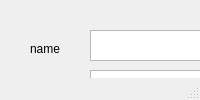
<?xml version="1.0" encoding="UTF-8"?>
<ui version="4.0">
 <class>MainWindow</class>
 <widget class="QMainWindow" name="MainWindow">
  <property name="tabletTracking">
   <bool>false</bool>
  </property>
  <property name="contextMenuPolicy">
   <enum>Qt::NoContextMenu</enum>
  </property>
  <property name="windowTitle">
   <string>rigister</string>
  </property>
  <property name="windowIcon">
   <iconset>
    <normaloff>icon.png</normaloff>icon.png</iconset>
  </property>
  <property name="autoFillBackground">
   <bool>true</bool>
  </property>
  <property name="animated">
   <bool>true</bool>
  </property>
  <property name="tabShape">
   <enum>QTabWidget::Rounded</enum>
  </property>
  <widget class="QWidget" name="centralwidget">
   <widget class="QPushButton" name="pushButton">
    <property name="geometry">
     <rect>
      <x>130</x>
      <y>370</y>
      <width>83</width>
      <height>25</height>
     </rect>
    </property>
    <property name="text">
     <string>PushButton</string>
    </property>
   </widget>
   <widget class="QTextEdit" name="textEdit">
    <property name="geometry">
     <rect>
      <x>90</x>
      <y>30</y>
      <width>231</width>
      <height>31</height>
     </rect>
    </property>
   </widget>
   <widget class="QLabel" name="label">
    <property name="geometry">
     <rect>
      <x>30</x>
      <y>40</y>
      <width>64</width>
      <height>17</height>
     </rect>
    </property>
    <property name="text">
     <string>name</string>
    </property>
   </widget>
   <widget class="QTextEdit" name="textEdit_2">
    <property name="geometry">
     <rect>
      <x>90</x>
      <y>130</y>
      <width>231</width>
      <height>31</height>
     </rect>
    </property>
   </widget>
   <widget class="QLabel" name="label_2">
    <property name="geometry">
     <rect>
      <x>30</x>
      <y>140</y>
      <width>64</width>
      <height>17</height>
     </rect>
    </property>
    <property name="text">
     <string>name</string>
    </property>
   </widget>
   <widget class="QTextEdit" name="textEdit_3">
    <property name="geometry">
     <rect>
      <x>90</x>
      <y>170</y>
      <width>231</width>
      <height>31</height>
     </rect>
    </property>
   </widget>
   <widget class="QLabel" name="label_3">
    <property name="geometry">
     <rect>
      <x>30</x>
      <y>180</y>
      <width>64</width>
      <height>17</height>
     </rect>
    </property>
    <property name="text">
     <string>name</string>
    </property>
   </widget>
   <widget class="QTextEdit" name="textEdit_4">
    <property name="geometry">
     <rect>
      <x>90</x>
      <y>260</y>
      <width>231</width>
      <height>31</height>
     </rect>
    </property>
   </widget>
   <widget class="QLabel" name="label_4">
    <property name="geometry">
     <rect>
      <x>30</x>
      <y>270</y>
      <width>64</width>
      <height>17</height>
     </rect>
    </property>
    <property name="text">
     <string>name</string>
    </property>
   </widget>
   <widget class="QTextEdit" name="textEdit_5">
    <property name="geometry">
     <rect>
      <x>90</x>
      <y>310</y>
      <width>231</width>
      <height>31</height>
     </rect>
    </property>
   </widget>
   <widget class="QLabel" name="label_5">
    <property name="geometry">
     <rect>
      <x>30</x>
      <y>320</y>
      <width>64</width>
      <height>17</height>
     </rect>
    </property>
    <property name="text">
     <string>name</string>
    </property>
   </widget>
   <widget class="QTextEdit" name="textEdit_6">
    <property name="geometry">
     <rect>
      <x>90</x>
      <y>70</y>
      <width>231</width>
      <height>31</height>
     </rect>
    </property>
   </widget>
   <widget class="QLabel" name="label_6">
    <property name="geometry">
     <rect>
      <x>30</x>
      <y>80</y>
      <width>64</width>
      <height>17</height>
     </rect>
    </property>
    <property name="text">
     <string>name</string>
    </property>
   </widget>
  </widget>
  <widget class="QStatusBar" name="statusbar"/>
 </widget>
 <resources/>
 <connections/>
</ui>
